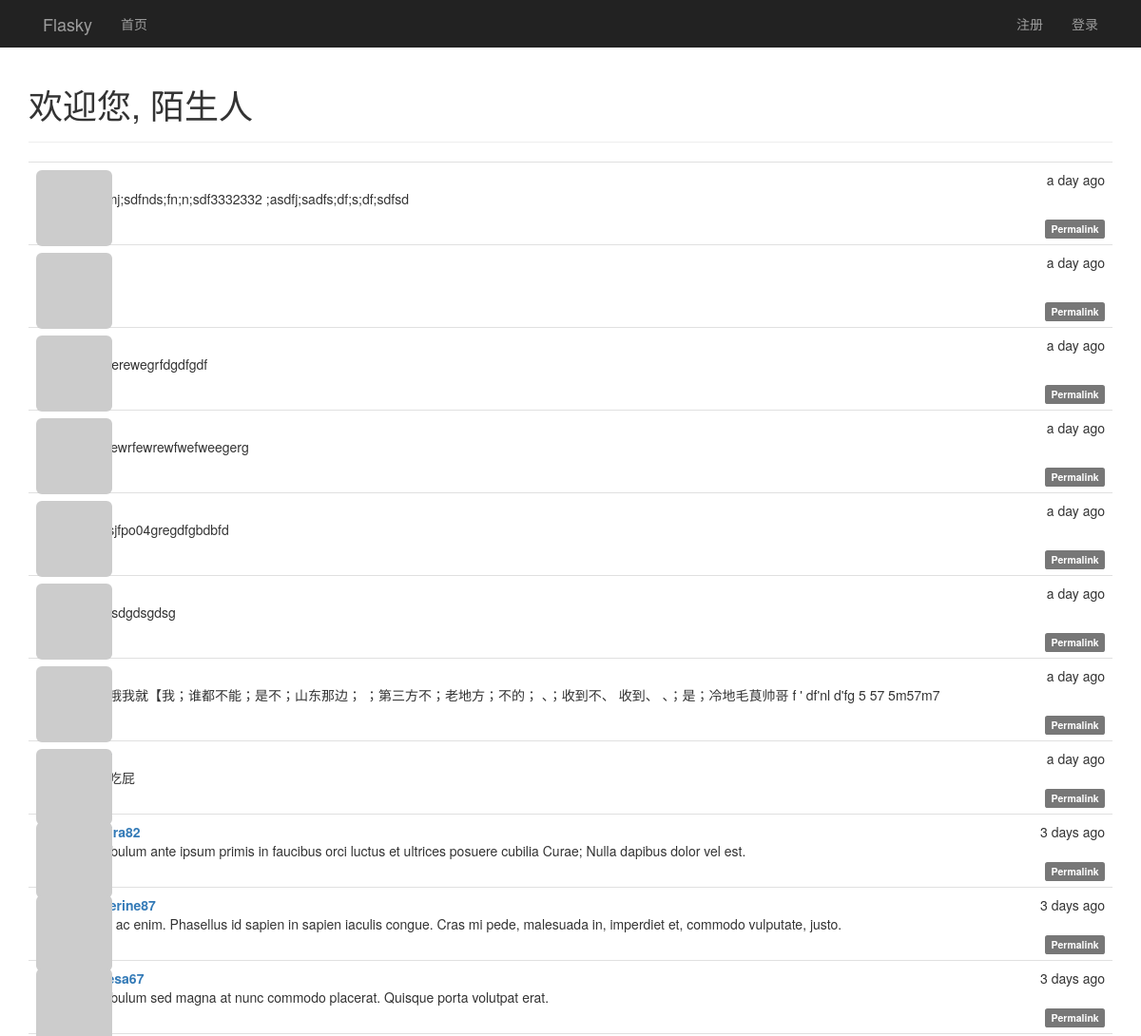
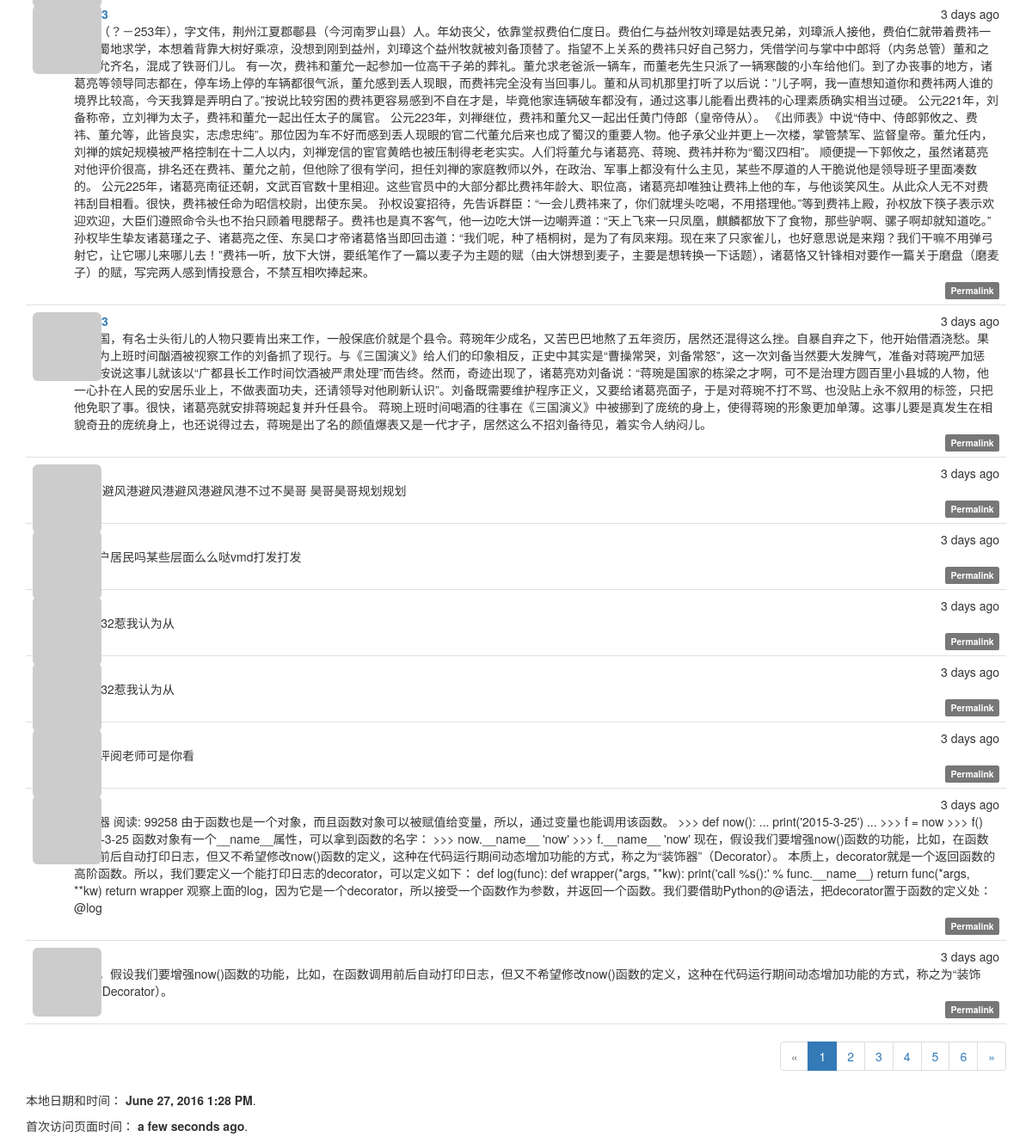
The page / on the database its author committed (2 pictures, top to bottom).
### app/models.py (models this page shows, shortened)
class Post(db.Model):
    __tablename__ = 'posts'
    id = db.Column(db.Integer, primary_key=True)
    body = db.Column(db.Text)
    body_html = db.Column(db.Text)
    timestamp = db.Column(db.DateTime, index=True, default=datetime.utcnow)
    author_id = db.Column(db.Integer, db.ForeignKey('users.id'))

class User(UserMixin, db.Model):
    __tablename__ = 'users'
    id = db.Column(db.Integer, primary_key=True)
    email = db.Column(db.String(64), unique=True, index=True)
    username = db.Column(db.String(64), unique=True, index=True)
    password_hash = db.Column(db.String(128))
    confirmed = db.Column(db.Boolean, default=False)
    role_id = db.Column(db.Integer, db.ForeignKey('roles.id'))
    name = db.Column(db.String(64))
    location = db.Column(db.String(64))
    about_me = db.Column(db.TEXT())
    member_since = db.Column(db.DateTime(), default=datetime.utcnow)
    last_seen = db.Column(db.DateTime(), default=datetime.utcnow)
    avatar_hash = db.Column(db.String(32))
    posts = db.relationship('Post', backref='author', lazy='dynamic')
    followed = db.relationship('Follow', foreign_keys=[Follow.follower_id],
                               backref=db.backref('follower', lazy='joined'),
                               lazy='dynamic',
                               cascade='all, delete-orphan')
    followers = db.relationship('Follow', foreign_keys=[Follow.followed_id],
                               backref=db.backref('followed', lazy='joined'),
                               lazy='dynamic',
                               cascade='all, delete-orphan')
    @property
    def password(self):
        raise AttributeError('password is not a readable attribute')
    def gravatar(self, size=100, default='identicon', rating='g'):
        if request.is_secure:
            url = 'https://secure.gravatar.com/avatar'
        else:
            url = 'http://s.gravatar.com/avatar'
        email_hash = self.avatar_hash or hashlib.md5(self.email.encode('utf-8')).hexdigest()
        return '{url}/{hash}?s={size}&d={default}&r={rating}'.format(
            url=url, hash=email_hash, size=size, default=default, rating=rating)

### app/main/views.py (the view)
@main.route('/', methods=['GET', 'POST'])
def index():
    form = PostForm()
    if current_user.can(Permission.WRITE_ARTICLES) and \
            form.validate_on_submit():
        post = Post(body=form.body.data,
                    author=current_user._get_current_object())
        db.session.add(post)
        return redirect(url_for('.index'))
    page = request.args.get('page', 1, type=int)
    pagination = Post.query.order_by(Post.timestamp.desc()).paginate(
        page, per_page=current_app.config['FLASK_POSTS_PER_PAGE'],
        error_out=False)
    posts = pagination.items
    return render_template('index.html', form=form, posts=posts, pagination=pagination, current_time=datetime.utcnow())

### app/auth/views.py (called while the page is built)
@auth.before_app_request
def before_request():
    if current_user.is_authenticated:
        current_user.ping()
        if not current_user.confirmed \
                and request.endpoint[:5] != 'auth.' \
                and request.endpoint != 'static':
            return redirect(url_for('auth.unconfirmed'))

### app/main/__init__.py (called while the page is built)
@main.app_context_processor
def inject_permissions():
    return dict(Permission=Permission)

### app/models.py (called while the page is built)
    def can(self, permissions):
        return False

    def is_administrator(self):
        return False

### app/templates/index.html (shortened to what this page needs)
{% extends "base.html" %}
{% import "bootstrap/wtf.html" as wtf %}
{% import "_marcros.html" as macros %}
{% block page_content %}
<div class="page-header">
    <h1>欢迎您,
    {% if current_user.is_authenticated %}
        {{ current_user.username }}
    {% else %}
        陌生人
    {% endif %}
    </h1>
</div>
{% include '_posts.html' %}
<div class="pagination">
    {{ macros.pagination_widget(pagination, '.index') }}
</div>
<p>本地日期和时间： <strong>{{ moment(current_time).format('LLL') }}</strong>.</p>
<p>首次访问页面时间： <strong>{{ moment(current_time).fromNow(refresh=True) }}</strong>.</p>
{% endblock %}

### app/templates/_posts.html (shortened to what this page needs)
<ul class="posts">
    {% for post in posts %}
    <li class="post">
        <div class="post-thumbnail">
            <a href="{{ url_for('.user', username=post.author.username) }}">
                <img class="img-rounded profile-thumbnail"
                     src="{{ post.author.gravatar(size=40) }}">
            </a>
        </div>
        <div class="post-content">
            <div class="post-date">{{ moment(post.timestamp).fromNow() }}</div>
            <div class="post-author">
                <a href="{{ url_for('.user', username=post.author.username) }}">
                    {{ post.author.username }}
                </a>
            </div>
            <div class="post-body">
                {% if post.body_html %}
                    {{ post.body_html | safe }}
                {% else %}
                    {{ post.body }}
                {% endif %}
            </div>
            <div class="post-footer">
                <a href="{{ url_for('.post', post_id=post.id) }}">
                    <span class="label label-default">Permalink</span>
                </a>
            </div>
        </div>
    </li>
    {% endfor %}
</ul>

### app/static/styles.css (style rules this page uses)
.profile-thumbnail { position: absolute; }
ul.posts { list-style-type: none; padding: 0px; margin: 16px 0px 0px 0px; border-top: 1px solid #e0e0e0; }
ul.posts li.post { padding: 8px; border-bottom: 1px solid #e0e0e0; }
div.post-date { float: right; }
div.post-author { font-weight: bold; }
div.post-thumbnail { position: absolute; }
div.post-content { margin-left: 48px; min-height: 48px; }
div.post-footer { text-align: right; }
div.pagination { width: 100%; text-align: right; padding: 0px; margin: 0px; }

### rows shown on the page
Post: timestamp "a day ago", body_html "sd;flmj;sdfnds;fn;n;sdf3332332 ;asdfj;sadfs;df;s;df;sdfsd"
Post: timestamp "a day ago"
Post: timestamp "a day ago", body_html "2224erewegrfdgdfgdf"
Post: timestamp "a day ago", body_html "24wrewrfewrewfwefweegerg"
Post: timestamp "a day ago", body_html "dfg;;sjfpo04gregdfgbdbfd"
Post: timestamp "a day ago", body_html "235gsdgdsgdsg"
Post: timestamp "a day ago", body_html "【配哦我就【我；谁都不能；是不；山东那边； ；第三方不；老地方；不的； 、；收到不、 收到、 、；是；冷地毛茛帅哥 f ' df'nl d'fg 5 57 5m57m7"
Post: timestamp "a day ago"
Post: timestamp "3 days ago", body "Vestibulum ante ipsum primis in faucibus orci luctus et ultrices posuere cubilia Curae; Nulla dapibus dolor vel est."
Post: timestamp "3 days ago", author.username "catherine87", body "Nulla ac enim. Phasellus id sapien in sapien iaculis congue. Cras mi pede, malesuada in, imperdiet et, commodo vulputate, justo."
Post: timestamp "3 days ago", author.username "theresa67", body "Vestibulum sed magna at nunc commodo placerat. Quisque porta volutpat erat."
Post: timestamp "3 days ago", body "费祎（？－253年），字文伟，荆州江夏郡鄳县（今河南罗山县）人。年幼丧父，依靠堂叔费伯仁度日。费伯仁与益州牧刘璋是姑表兄弟，刘璋派人接他，费伯仁就带着费祎一起去蜀地求学，本想着背靠大树好乘凉，没想到刚到益州，刘璋这个益州牧就被刘备顶替了。指望不上关系的费祎只好自己努力，凭借学问与掌中中郎将（内务总管）董和之子董允齐名，混成了铁哥们儿。 有一次，费祎和董允一起参加一位高干子弟的葬礼。董允求老爸派一辆车，而董老先生只派了一辆寒酸的小车给他们。到了办丧事的地方，诸葛亮等领导同志都在，停车场上停的车辆都很气派，董允感到丢人现眼，而费祎完全没有当回事儿。董和从司机那里打听了以后说：”儿子啊，我一直想知道你和费祎两人谁的境界比较高，今天我算是弄明白了。”按说比较穷困的费祎更容易感到不自在才是，毕竟他家连辆破车都没有，通过这事儿能看出费祎的心理素质确实相当过硬。 公元221年，刘备称帝，立刘禅为太子，费祎和董允一起出任太子的属官。 公元223年，刘禅继位，费祎和董允又一起出任黄门侍郎（皇帝侍从）。 《出师表》中说“侍中、侍郎郭攸之、费祎、董允等，此皆良实，志虑忠纯”。那位因为车不好而感到丢人现眼的官二代董允后来也成了蜀汉的重要人物。他子承父业并更上一次楼，掌管禁军、监督皇帝。董允任内，刘禅的嫔妃规模被严格控制在十二人以内，刘禅宠信的宦官黄皓也被压制得老老实实。人们将董允与诸葛亮、蒋琬、费祎并称为“蜀汉四相”。 顺便提一下郭攸之，虽然诸葛亮对他评价很高，排名还在费祎、董允之前，但他除了很有学问，担任刘禅的家庭教师以外，在政治、军事上都没有什么主见，某些不厚道的人干脆说他是领导班子里面凑数的。…"
Post: timestamp "3 days ago", body "末三国，有名士头衔儿的人物只要肯出来工作，一般保底价就是个县令。蒋琬年少成名，又苦巴巴地熬了五年资历，居然还混得这么挫。自暴自弃之下，他开始借酒浇愁。果然因为上班时间酗酒被视察工作的刘备抓了现行。与《三国演义》给人们的印象相反，正史中其实是“曹操常哭，刘备常怒”，这一次刘备当然要大发脾气，准备对蒋琬严加惩处。按说这事儿就该以“广都县长工作时间饮酒被严肃处理”而告终。然而，奇迹出现了，诸葛亮劝刘备说：“蒋琬是国家的栋梁之才啊，可不是治理方圆百里小县城的人物，他一心扑在人民的安居乐业上，不做表面功夫，还请领导对他刷新认识”。刘备既需要维护程序正义，又要给诸葛亮面子，于是对蒋琬不打不骂、也没贴上永不叙用的标签，只把他免职了事。很快，诸葛亮就安排蒋琬起复并升任县令。 蒋琬上班时间喝酒的往事在《三国演义》中被挪到了庞统的身上，使得蒋琬的形象更加单薄。这事儿要是真发生在相貌奇丑的庞统身上，也还说得过去，蒋琬是出了名的颜值爆表又是一代才子，居然这么不招刘备待见，着实令人纳闷儿。"
Post: timestamp "3 days ago", body "r恶搞避风港避风港避风港避风港不过不昊哥 昊哥昊哥规划规划"
Post: timestamp "3 days ago", body "月娥户居民吗某些层面么么哒vmd打发打发"
Post: timestamp "3 days ago", body "333332惹我认为从"
Post: timestamp "3 days ago", body "333332惹我认为从"
Post: timestamp "3 days ago", body "发表评阅老师可是你看"
Post: timestamp "3 days ago", body "装饰器 阅读: 99258 由于函数也是一个对象，而且函数对象可以被赋值给变量，所以，通过变量也能调用该函数。 >>> def now(): ... print('2015-3-25') ... >>> f = now >>> f() 2015-3-25 函数对象有一个__name__属性，可以拿到函数的名字： >>> now.__name__ 'now' >>> f.__name__ 'now' 现在，假设我们要增强now()函数的功能，比如，在函数调用前后自动打印日志，但又不希望修改now()函数的定义，这种在代码运行期间动态增加功能的方式，称之为“装饰器”（Decorator）。 本质上，decorator就是一个返回函数的高阶函数。所以，我们要定义一个能打印日志的decorator，可以定义如下： def log(func): def wrapper(*args, **kw): print('call %s():' % func.__name__) return func(*args, **kw) return wrapper 观察上面的log，因为它是一个decorator，所以接受一个函数作为参数，并返回一个函数。我们要借助Python的@语法，把decorator置于函数的定义处： @log"
Post: timestamp "3 days ago", body "现在，假设我们要增强now()函数的功能，比如，在函数调用前后自动打印日志，但又不希望修改now()函数的定义，这种在代码运行期间动态增加功能的方式，称之为“装饰器”（Decorator）。"

### other values the page prints
{{ p }} "1" "2" "3" "4" "5"
{{ p }} "6"
